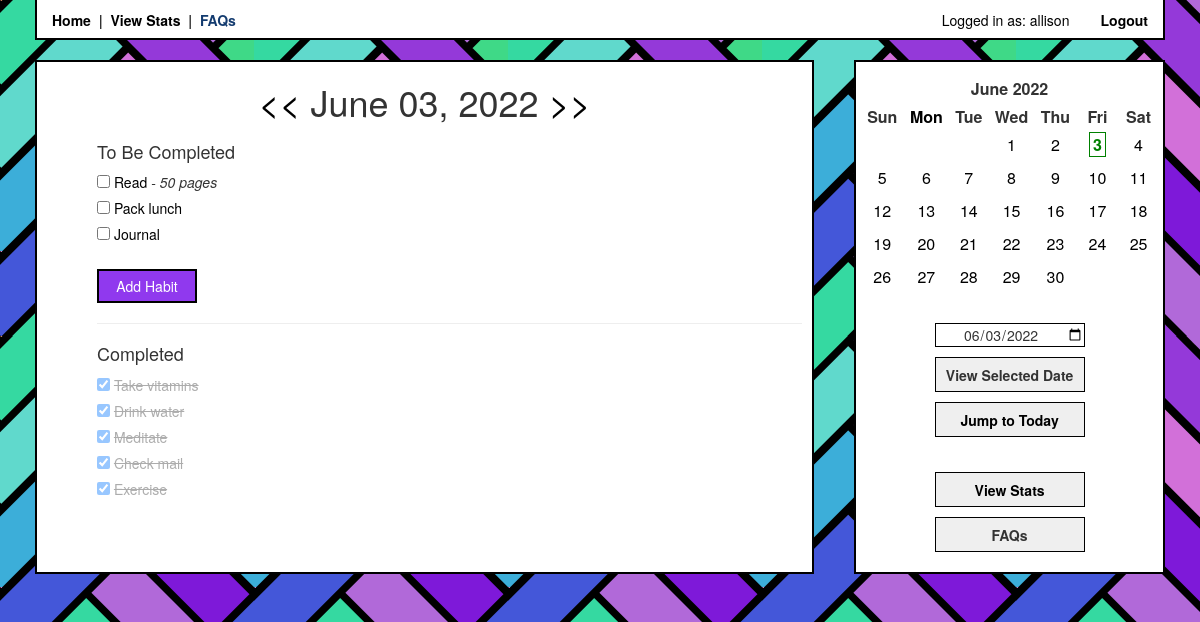
Page /viewDate/ (signed in) on the committed database.
### app/models.py (models this page shows, shortened)
class User(UserMixin, db.Model):
    id = db.Column(db.Integer, primary_key=True)
    username = db.Column(db.String(64), index=True, unique=True)
    email = db.Column(db.String(120), index=True, unique=True)
    password_hash = db.Column(db.String(128))
    habits = db.relationship('Habit', cascade='all, delete', backref='user')
    checks = db.relationship('Check', cascade='all, delete', backref='user')

class Habit(db.Model):
    id = db.Column(db.Integer, index=True, primary_key=True)
    name = db.Column(db.String(120), index=True)
    notes = db.Column(db.Text)
    custom_schedule = db.Column(db.Boolean, default=False)
    days = db.Column(db.String(7))
    user_id = db.Column(db.Integer, db.ForeignKey('user.id')) ##
    checks = db.relationship('Check', cascade='all, delete', backref='habits')

### app/routes.py (the view)
@login_required
@app.route('/viewDate/<viewDate>')
@app.route('/viewDate/')
def viewDate(viewDate=None):
    if viewDate is None:
        viewDate = date.today()
    else:
        viewDate = datetime.strptime(viewDate, '%Y-%m-%d').date()
    prevDate, nextDate = viewDate - timedelta(1), viewDate + timedelta(1)     # for prev/next day links
    strDate = viewDate.strftime('%B %d, %Y')
    habits = Habit.query.filter_by(user_id=current_user.id)
    checks = Check.query.filter_by(user_id=current_user.id, date=viewDate).all()
    checkedHabits = []
    uncheckedHabits = []
    for check in checks:
        habit = Habit.query.filter_by(id=check.habit_id).first()
        checkedHabits.append(habit)
    for habit in habits:
        if habit not in checkedHabits:
            uncheckedHabits.append(habit)
    month = getMonthCalendar(viewDate)
    return render_template('index.html', title='Habit Tracker',
    date=viewDate, prevDate=prevDate, nextDate=nextDate, strDate=strDate, month=month,
    habits=uncheckedHabits, completedHabits=checkedHabits)

### app/helpers.py (called while the page is built)
def getMonthCalendar(date):
    month, year = date.month, date.year
    today = date.today()
    calHTML = CustomCal(month, year).formatmonth(year, month)
    editedCal = calHTML
    if month == today.month and year == today.year:
        editDate = '>' + str(today.day) + '<'
        display = '><b><span class="today">  ' + str(today.day) + '  </span></b><'
        editedCal = calHTML.replace(str(editDate), display)
    editDate = '>' + str(date.day) + '<'
    display = '><span id="onDate">  ' + str(date.day) + '  </span><'
    editedCal = editedCal.replace(str(editDate), display)
    return editedCal

    def formatday(self, day, weekday):
        strDay = str(day)
        month = str(self.month)
        year = str(self.year)
        if len(strDay) == 1:
            strDay = '0' + strDay
        if len(month) == 1:
            month = '0' + month
        date = year + '-' + month + '-' + strDay
        if day == 0:
            return '<td class="noday">&nbsp;</td>'
        else:
            return '<td class="%s" id="calDate"><a class="calDate" href="javascript:f();" name="%s">%d</a></td>' % (self.cssclasses[weekday], date, day)

### app/models.py (called while the page is built)
@login.user_loader
def load_user(id):
    return User.query.get(int(id))

### app/templates/index.html (shortened to what this page needs)
{% extends 'bootstrap/base.html' %}
{% block styles %}
{{super()}}
<link rel="stylesheet" href="{{ url_for('static', filename='style.css') }}">
{% endblock %}
{% block content %}
<div class="container">
<div class="main">
{% if current_user.is_anonymous %}
<div class="content">
<p><a class="navlink" href="{{ url_for('login') }}">Login</a> to view habits.</p>
</div>{% else %}
{% include 'viewHabits.html' %}
{% endif %}
{% include 'sidebar.html' %}
</div>
{% endblock %}

### app/templates/header.html (shortened to what this page needs)
{% block head %}
<head>
    <div class="navbar">
        <a class="navlink" href="/">Home</a>
        &nbsp;|&nbsp;
        <a class="navlink" href="{{ url_for('viewStats') }}">View Stats</a>
        &nbsp;|&nbsp;
        <a class="navlink" href="">FAQs</a>
        <div class="right">
        {% if current_user.is_anonymous %}
        <a class="navlink" href="{{ url_for('login') }}">Login</a>
        {% else %}
        Logged in as: {{ current_user.username }}
        <a class="navlink" href="{{ url_for('logout') }}">Logout</a>
        {% endif %}
        </div>
    </div>
</head>
{% endblock %}

### app/templates/viewHabits.html (shortened to what this page needs)
{% block content %}
<div class="content">
    <h1 class="center-h">
        <a class="date-nav" href="{{ url_for('viewDate', viewDate=prevDate) }}"><<</a>
        <span id="viewDate">{{ strDate }}</span>
        <a class="date-nav" href="{{ url_for('viewDate', viewDate=nextDate) }}">>></a>
    </h1>
    <div class="habits">
    <h4>To Be Completed</h4>
    {% for habit in habits %}
    <input type="checkbox" class="habit" id="habit" name="{{habit.id}}">
    <label for="{{habit.id}}"><a onclick="editHabit('{{habit.id}}')">{{ habit.name }}</a></label>
    {% if habit.notes != none %}
     - <i>{{ habit.notes }}</i>
    {% endif %}
    <br />
    {% endfor %}
    <br />
    <div>
        <a data-target="#add-habit-modal" role="button" class="btn" data-toggle="modal"><span class="">Add Habit</span></a>
    </div>
    {% if completedHabits %}
    <hr>
    <h4>Completed</h4>
    <div class="completed-habits">
    {% for habit in completedHabits %}
    <input type="checkbox" class="habit" id="habit" name="{{habit.id}}" checked>
    <label class="completed" for="{{habit.id}}">{{ habit.name }}
    </label>
    <br />
    {% endfor %}
    </div>
    {% endif %}
    </div>
    </div>
</div>
{% endblock %}

### app/static/style.css (style rules this page uses)
.navbar { background-color: white; border: 2px solid black; border-top: transparent; border-radius: 0; margin-left: 35px; margin-right: 35px; padding-top: 10px; padding-left: 15px; padding-right: 15px; margin-bottom: 0px; font-weight: bold; min-height: 40px; }
.navlink, .navlink:hover { color: rgb(19, 59, 111); font-weight: bold; padding: 0px; }
a, a:hover { color: black; }
.right { float: right; color: black; font-weight: normal; }
body { background-image: url("../static/hb.png"); margin: 0px; padding: 0px; }
label { font-weight: normal; }
.container { display: flex; flex-direction: row; width: 100%; }
.sidebar, .main { display: flex; flex-direction: column; margin: 20px; border: 2px solid black; background-color: white; padding-bottom: 15px; }
.main { flex-grow: 5; min-width: 350px; }
.content { padding-left: 10px; padding-right: 10px; }
.center-h { margin-bottom: 20px; align-content: center; text-align: center; }
.date-nav, .date-nav:hover { color: black; }
.habits { padding-left: 50px; font-weight: normal; }
.completed-habits { opacity: 40%; }
.completed { text-decoration: line-through; }
.btn, .btn:hover, .btn:active { background-color: rgb(144, 57, 238); border: 2px solid black; padding: 5px; width: 100px; color: white; border-radius: 0; }
th { text-align: center; }
th.month { padding-top: 10px; padding-bottom: 5px; width: 50%; margin: 5px auto; text-align: center; }
.month { text-align: center; }
td { padding: 5px; }
.today { font-weight: bold; color: green; padding-left: 3px; padding-right: 3px; margin: 2px; border: 1px solid; }
#calDate, .calDate, a:link { color: black; }
.mon { color: black; }

### rows in the picture
User: username "allison"
Habit: name "Read", notes "50 pages"
Habit: name "Pack lunch"
Habit: name "Journal"
Habit: name "Take vitamins"
Habit: name "Drink water"
Habit: name "Meditate"
Habit: name "Check mail"
Habit: name "Exercise"

### other values in the picture
{{ strDate }} "June 03, 2022"
{{ month | safe }} "June 2022 Sun Mon Tue Wed Thu Fri Sat 1 2 3 4 5 6 7 8 9 10 11 12 13 14 15 16 17 18 19 20 21 22 23 24 25 26 27 28 29 30"
